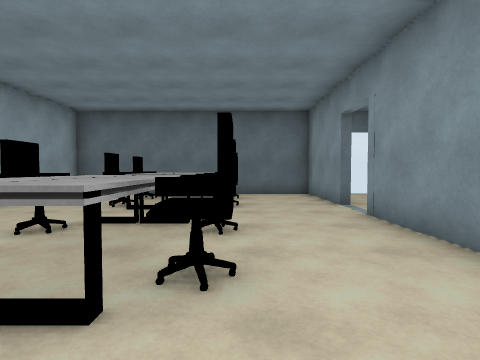
[1] (above)

18 first-person views from a walk through a Unity game level. The camera is 1.2 m above the floor, tilts 2° down and sees 80° across. The floor is counted in squares, 1.39 m on a side. Each view is taken from the middle of a square. On the plan, view 1 faces up. The plan holds only what a view shows up to about 11 squares ahead; the rest is blank. The place goes on beyond the plan. The player is left out.

[2]
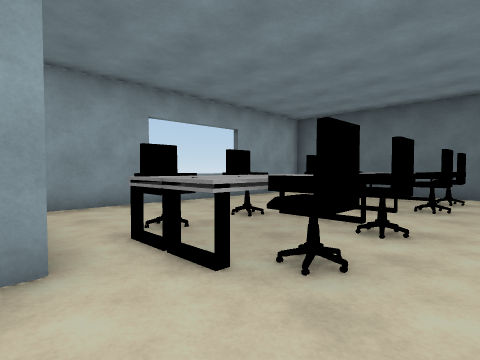

[3]
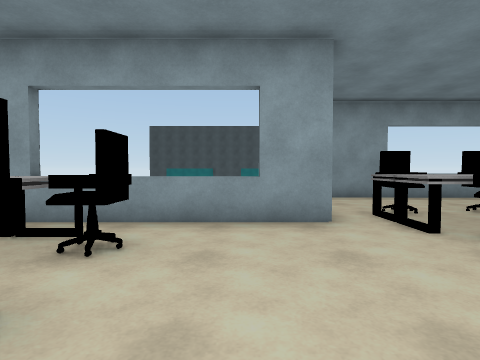

[4]
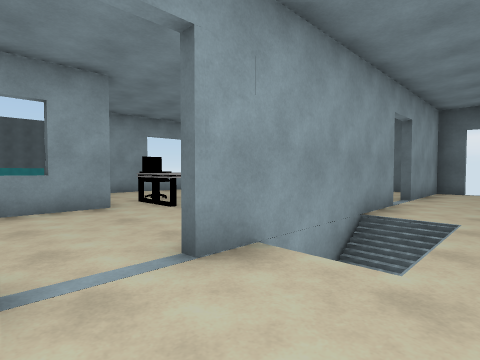

[5]
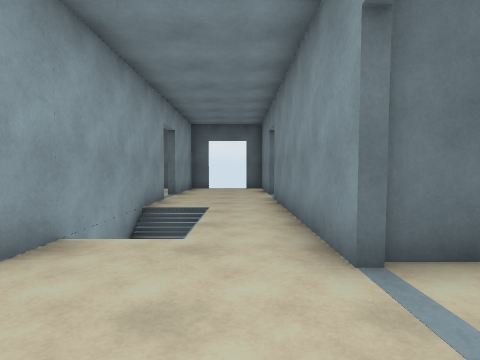

[6]
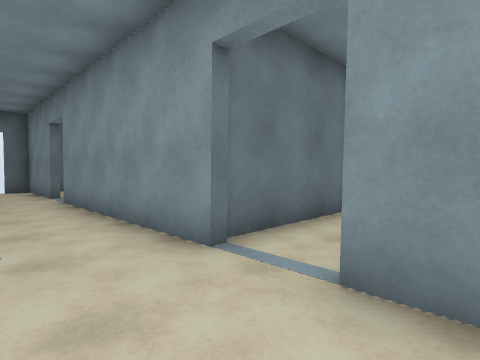

[7]
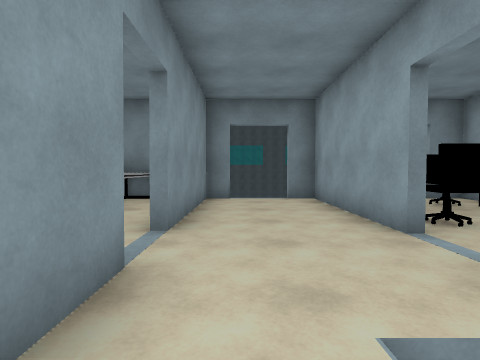

[8]
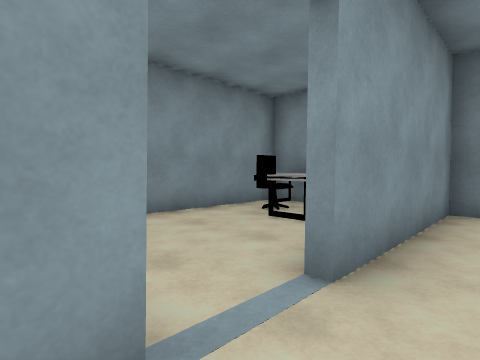

[9]
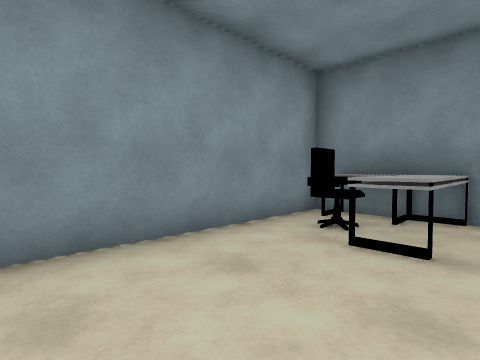

[10]
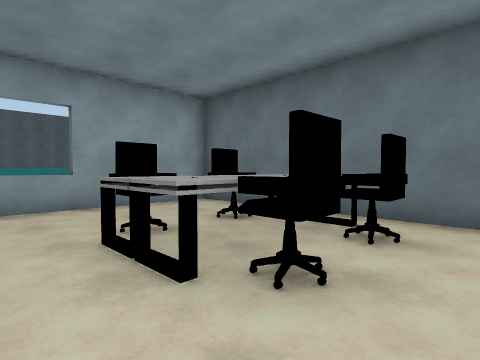

[11]
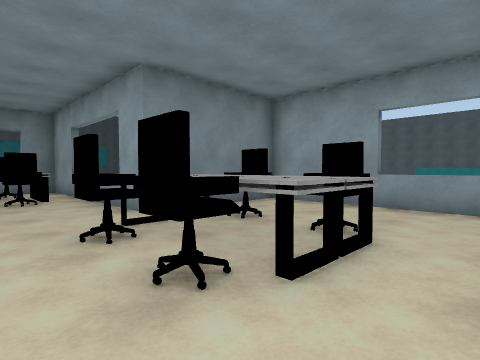

[12]
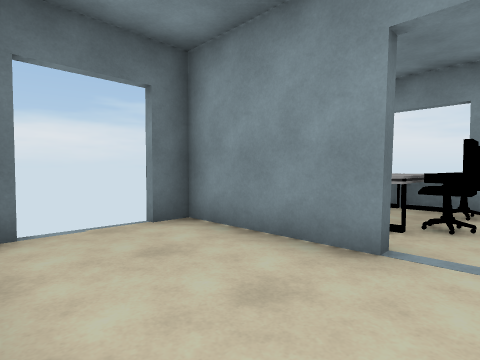

[13]
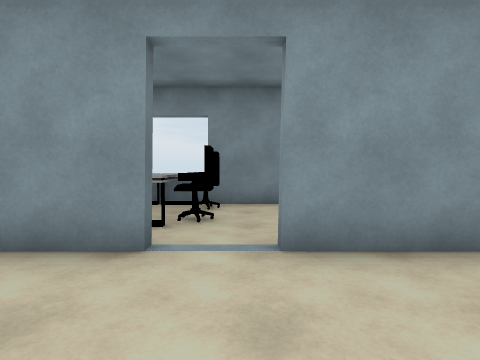

[14]
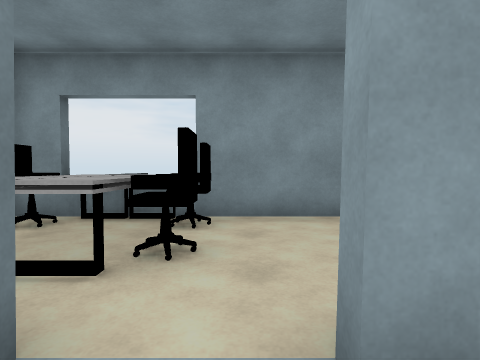

[15]
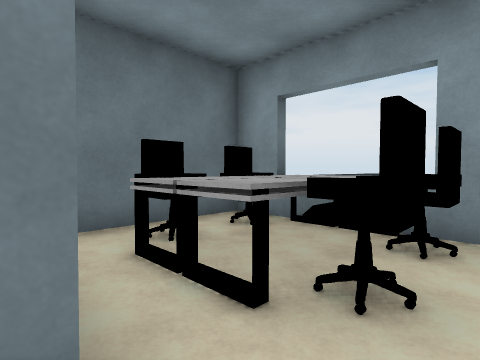

[16]
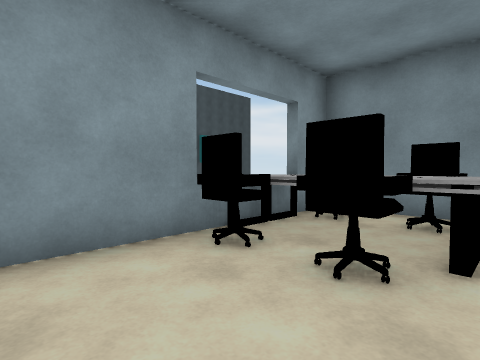

[17]
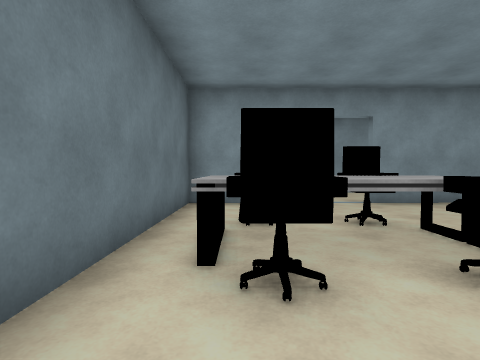

[18]
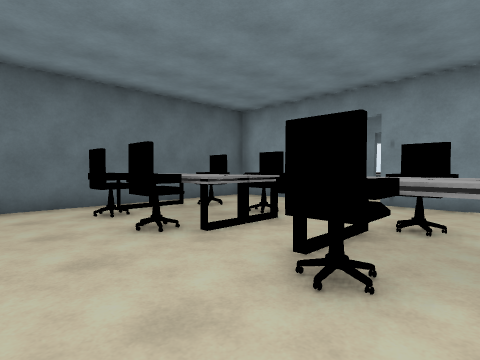

### Floor plan
Ten units are one square. View 1 is at (0, 0); x grows to the right and y downward. Boxes are objects, and circles mark ways between rooms. Rooms are numbered by the first view taken in them; rooms with no view inside come last. Other rooms are left out.
<svg viewBox="-64 -108 174 180">
<path fill="none" stroke="#000" d="M25 -26 25 -56M27 -56 27 4M-17 -6 -17 67 -1 67M25 -70 25 -103 -59 -103 -59 -5 -28 -5M60 6 60 -56M60 -69 60 -103 52 -103M36 -103 27 -103 27 -70M27 54 27 67 36 67M53 67 60 67 60 20M98 3 62 3M74 67 103 67 103 12M103 -38 103 -62M75 1 91 1M103 -103 71 -103"/>
<rect x="-35" y="-25" width="10" height="10" fill="#bbb"><title>other object</title></rect>
<rect x="-35" y="-45" width="10" height="10" fill="#bbb"><title>chair</title></rect>
<rect x="-35" y="-75" width="10" height="10" fill="#bbb"><title>other object</title></rect>
<rect x="-35" y="-95" width="10" height="10" fill="#bbb"><title>chair</title></rect>
<rect x="-25" y="-55" width="20" height="40" fill="#bbb"><title>table</title></rect>
<rect x="-25" y="-95" width="20" height="40" fill="#bbb"><title>table</title></rect>
<rect x="-15" y="35" width="20" height="10" fill="#bbb"><title>table</title></rect>
<rect x="-15" y="-25" width="20" height="10" fill="#bbb"><title>chair</title></rect>
<rect x="-15" y="-45" width="20" height="10" fill="#bbb"><title>chair</title></rect>
<rect x="-15" y="-75" width="20" height="10" fill="#bbb"><title>chair</title></rect>
<rect x="-15" y="-95" width="20" height="20" fill="#bbb"><title>chair</title></rect>
<rect x="-5" y="45" width="10" height="10" fill="#bbb"><title>other object</title></rect>
<rect x="-5" y="25" width="10" height="10" fill="#bbb"><title>chair</title></rect>
<rect x="5" y="15" width="20" height="20" fill="#bbb"><title>other object</title></rect>
<rect x="15" y="35" width="10" height="10" fill="#bbb"><title>table</title></rect>
<rect x="75" y="55" width="10" height="10" fill="#bbb"><title>table</title></rect>
<rect x="75" y="35" width="10" height="20" fill="#bbb"><title>table</title></rect>
<rect x="85" y="45" width="10" height="20" fill="#bbb"><title>other object</title></rect>
<rect x="65" y="-35" width="40" height="20" fill="#bbb"><title>table</title></rect>
<rect x="65" y="-95" width="40" height="20" fill="#bbb"><title>table</title></rect>
<rect x="75" y="-15" width="10" height="10" fill="#bbb"><title>chair</title></rect>
<rect x="75" y="-45" width="10" height="20" fill="#bbb"><title>chair</title></rect>
<rect x="75" y="-75" width="10" height="10" fill="#bbb"><title>chair</title></rect>
<rect x="75" y="-95" width="10" height="10" fill="#bbb"><title>other object</title></rect>
<rect x="85" y="-15" width="20" height="10" fill="#bbb"><title>other object</title></rect>
<rect x="85" y="-45" width="10" height="20" fill="#bbb"><title>chair</title></rect>
<rect x="85" y="-75" width="20" height="10" fill="#bbb"><title>chair</title></rect>
<rect x="85" y="-95" width="20" height="10" fill="#bbb"><title>other object</title></rect>
<circle cx="60" cy="15" r="3" fill="#2a7"/>
<circle cx="60" cy="-60" r="3" fill="#2a7"/>
<text x="10" y="-30">1</text>
<text x="80" y="30">2</text>
<text x="90" y="-50">3</text>
</svg>
Room 1 opens to room 2. Room 1 opens to room 3.

Where each view was taken, in squares from view 1:
view 1: 0 up, 0 right, facing up
view 2: 0 up, 1 right, facing up-left
view 3: 1 down, 3 right, facing left
view 4: 2 down, 5 right, facing up-left
view 5: 3 down, 5 right, facing up
view 6: 3 down, 4 right, facing up-right
view 7: 2 up, 5 right, facing down
view 8: 0 up, 5 right, facing down-right
view 9: 1 down, 7 right, facing down-right
view 10: 5 up, 1 right, facing up-left
view 11: 6 up, 1 right, facing down-left
view 12: 6 up, 3 right, facing up-right
view 13: 6 up, 3 right, facing right
view 14: 6 up, 5 right, facing right
view 15: 6 up, 6 right, facing up-right
view 16: 6 up, 7 right, facing down-right
view 17: 9 up, 5 left, facing right
view 18: 3 up, 5 left, facing up-right
